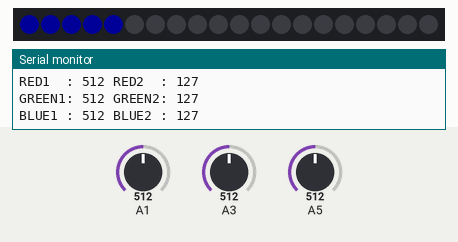
Recording of a sketch running on a simulated Arduino Uno, built with avr-gcc and run on an emulated ATmega328P. On the bench: 20 RGB LEDs in strip order, left to right, the last lines printed to the serial monitor. The test bench sets the inputs (shaded band); at power-on: A1 = 512, A3 = 512, A5 = 512. Dim RGB values are drawn brighter than linear.

Above: at 2.2 s.
2.3 s: A1 set to 27
4.0 s: A1 set to 23
At 5.2 s:
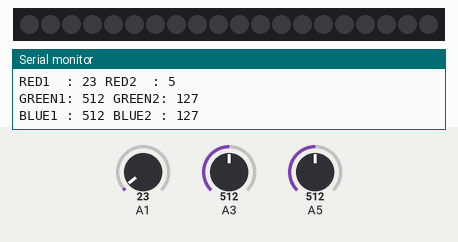
5.5 s: A1 set to 122
At 6.3 s:
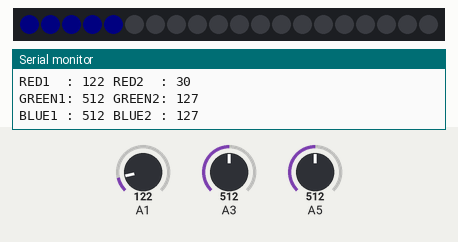
7.0 s: A1 set to 0
At 8.3 s:
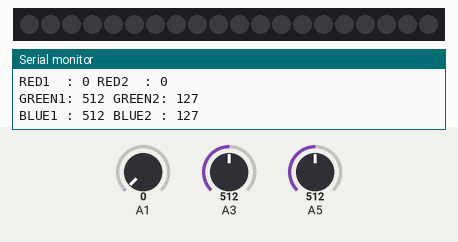
8.6 s: A3 set to 418
11.6 s: A3 set to 394
Timing chart, 0 to 14.1 s (numbered marks = the images above; inputs shaded):
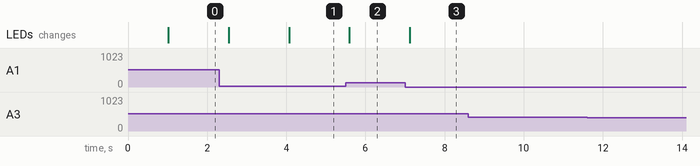

Measured:
- the behaviour switches between 25 and 24 on A1 (found by bisection; images 0 and 1)
- after the input at 4.0 s, the LEDs: change after 0.07 s (image 1)
- after the input at 5.5 s, the LEDs: change after 0.10 s (image 2)
- after the input at 7.0 s, the LEDs: change after 0.13 s (image 3)

The sketch:

LIGHTS_ws2811_mark6_adding_colours.ino
```cpp
#include "FastLED.h"

#define LED_TYPE    WS2811
#define LED_PIN     7
#define NUM_LEDS    20
#define BRIGHTNESS  64

#define COLOR_ORDER RBG

//default: GRB results in RBG(tested)
//we want: blue/green/red (so type RBG) -> IT WORKS!!! CRGB (blue, green red)

CRGB leds[NUM_LEDS];

void setup()
{
  FastLED.addLeds<LED_TYPE, LED_PIN, COLOR_ORDER>(leds, NUM_LEDS).setCorrection( TypicalLEDStrip );
  Serial.begin(9600);
  delay(1000);

  FastLED.setBrightness(50);
  set_max_power_in_volts_and_milliamps(12, 700);


}

//prints whatever is on analog pin
void PinDebug (int AnalogPin)
{
  Serial.println(AnalogPin);
  delay(100);
}


void loop()
{
   //ORDER IS: CRGB (blue, green, red)


  int red = 0;
  int green = 0;
  int blue = 0;

  //fill_solid(leds, NUM_LEDS, CRGB::Black);

  leds[0] = CRGB (blue, green, red);
  leds[1] = CRGB (blue, green, red);
  leds[2] = CRGB (blue, green, red);
  leds[3] = CRGB (blue, green, red);
  leds[4] = CRGB (blue, green, red);

  //fill_solid(leds, NUM_LEDS, CRGB::Black);

  int newRed = analogRead(1); //reads A1
  Serial.print("RED1  : ");
  Serial.print(newRed);
  Serial.print(" RED2  : ");
  newRed = map(newRed, 0, 1023, 0, 255);
  Serial.println(newRed);
  //delay (100);
  //note that increments happen AFTER the statement is executed
  for (int i=0; i < 5 ; i++){
    //works up til ledArray[4]
    leds[i] += (0,0,newRed);
  }
  //FastLED.show();


  int newGreen = analogRead(3); //reads A1
  Serial.print("GREEN1: ");
  Serial.print(newGreen);
  Serial.print(" GREEN2: ");
  newGreen = map(newGreen, 0, 1023, 0, 255);
  Serial.println(newGreen);
  //note that increments happen AFTER the statement is executed
  for (int x=0; x < 5 ; x++){
    //works up til ledArray[4]'
    leds[x] += (0,newGreen,0);
  }
  //FastLED.show();


  int newBlue = analogRead(5); //reads A1
  Serial.print("BLUE1 : ");
  Serial.print(newBlue);
  Serial.print(" BLUE2 : ");
  newBlue = map(newBlue, 0, 1023, 0, 255);
  Serial.println(newBlue);
  //note that increments happen AFTER the statement is executed
  for (int y=0; y < 5 ; y++){
    //works up til ledArray[4]
    leds[y] += (newBlue,0,0);
  }
  FastLED.show();

  delay(500);
}


void AddRed (int ledArray[] /*, int blue, int green, int red*/)
{
  int newRed = analogRead(1); //reads A1
  Serial.println(newRed);
  newRed = map(newRed, 0, 1023, 0, 255);
  Serial.println(newRed);
  //delay (100);
  //note that increments happen AFTER the statement is executed
  for (int i=0; i < 5 ; i++){
    //works up til ledArray[4]
    ledArray[i] += (0,0,newRed);
  }


  return;

}
```
